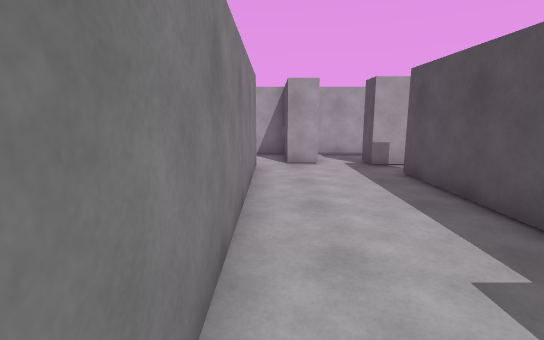
View 1 (above)

19 first-person views from a walk through a 3-D level made in the Unity game engine. The camera is 1.5 m above the floor, tilts 10° down and sees 85° across. The floor is counted in squares, 1 m on a side. Each view is taken from the middle of a square. On the plan, view 1 faces up. The plan holds only what a view shows up to about 15 squares ahead; the rest is blank. The player character is not drawn.

View 2
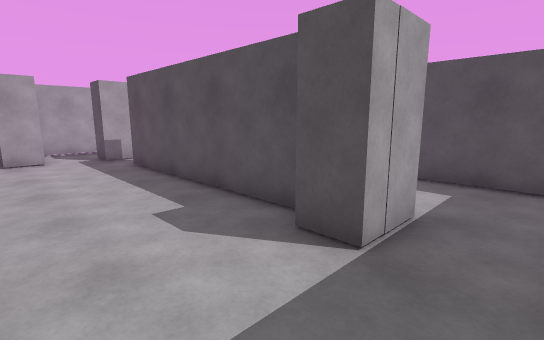

View 3
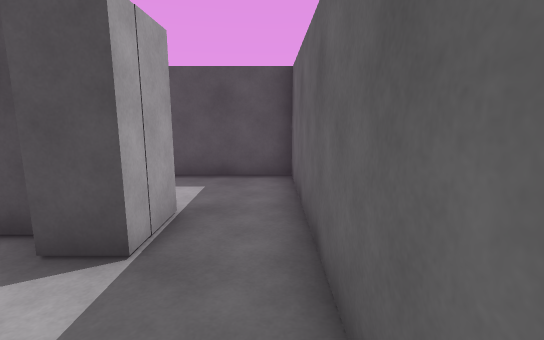

View 4
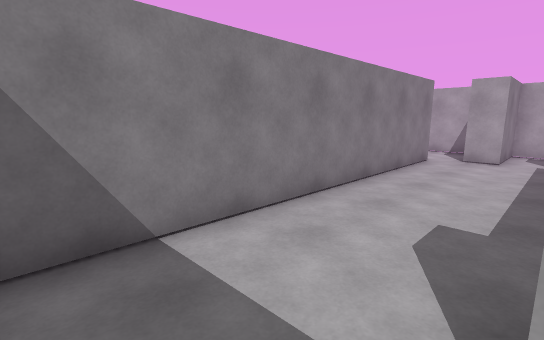

View 5
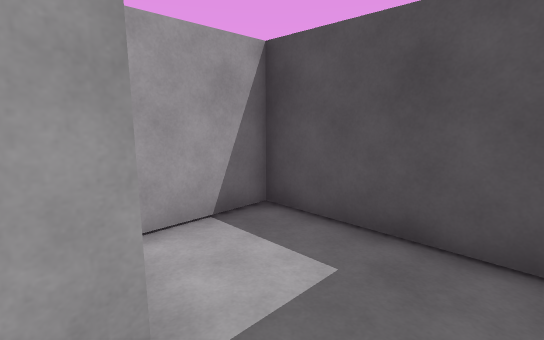

View 6
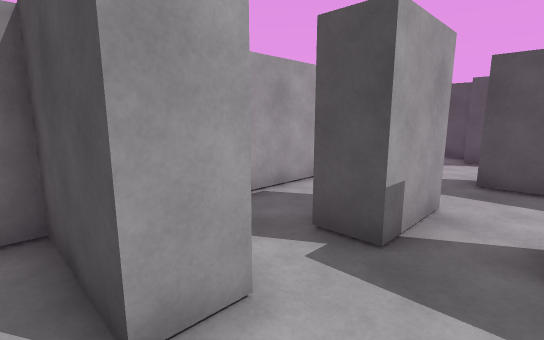

View 7
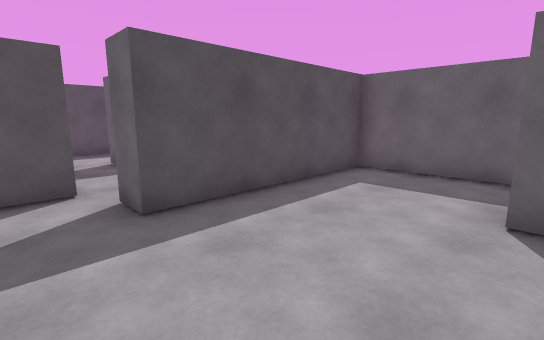

View 8
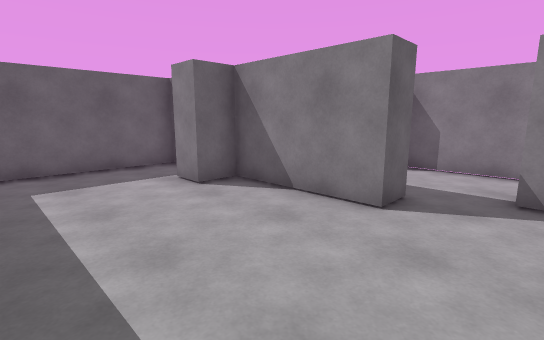

View 9
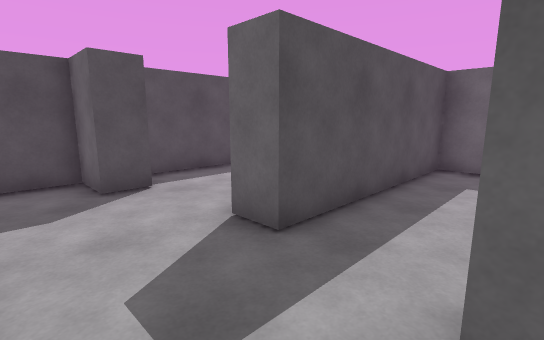

View 10
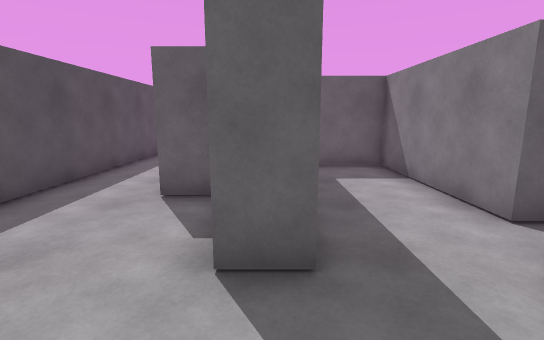

View 11
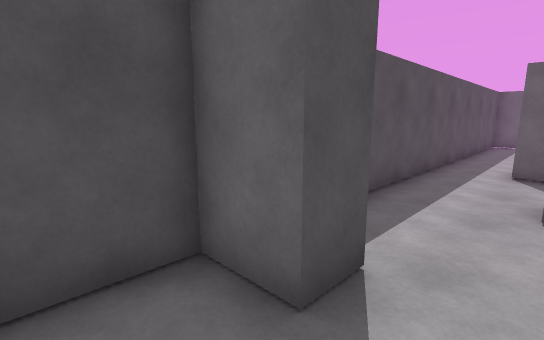

View 12
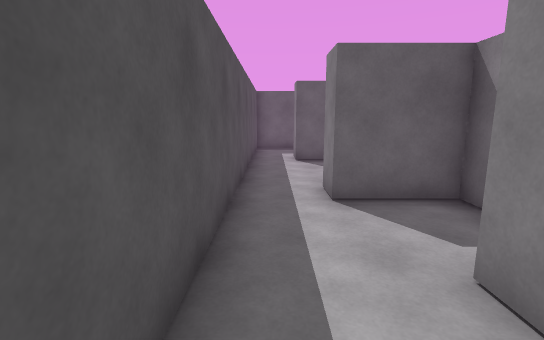

View 13
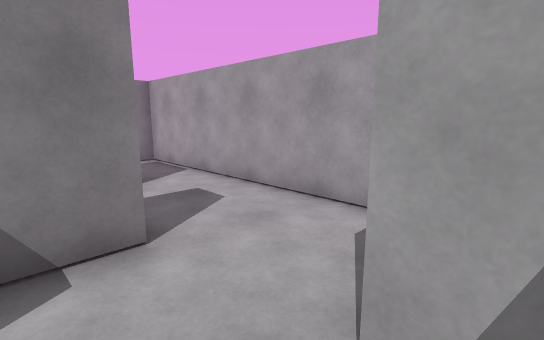

View 14
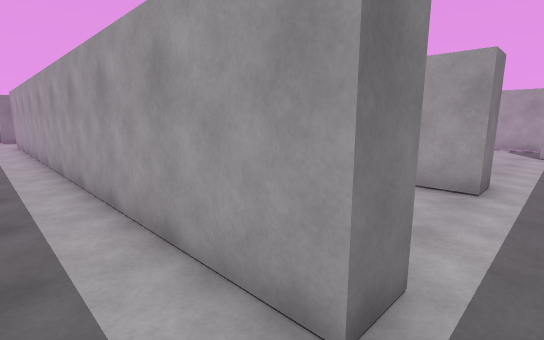

View 15
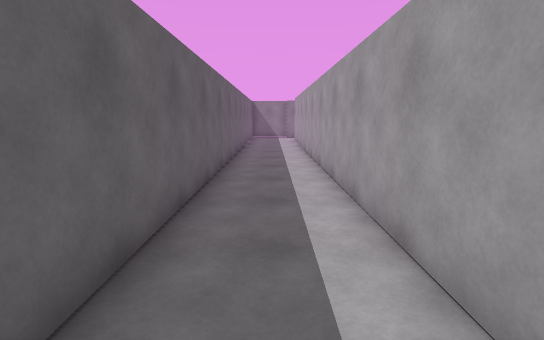

View 16
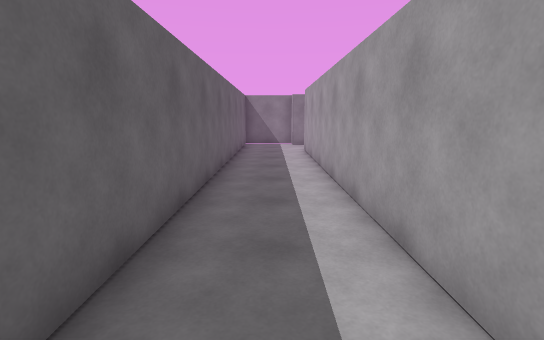

View 17
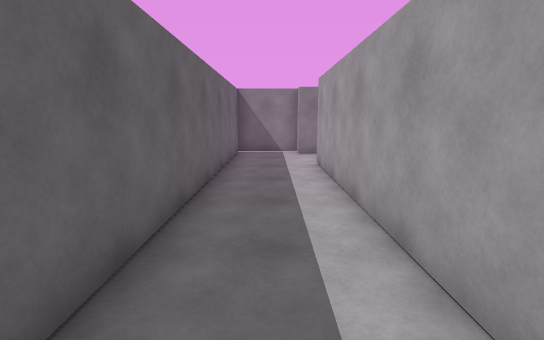

View 18
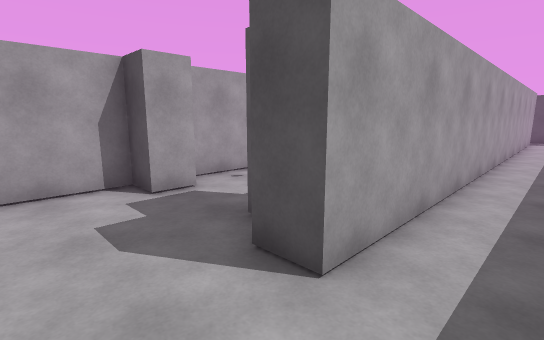

View 19
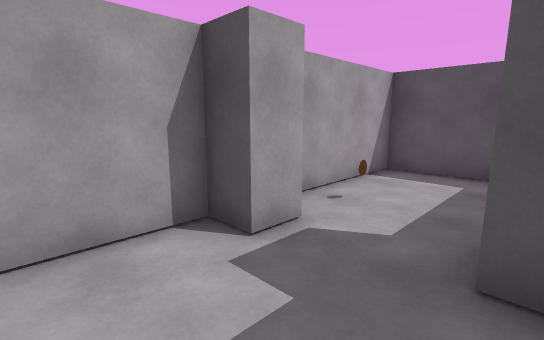

### Floor plan
Points are (right, up) in squares from view 1. A wall is a line through its corners. A room is listed if a view was taken in it or the views show most of it. See-through windows are left out.
Room 1 (views 1, 2, 3, 4, 5, 6)
walls: (3.6, 1) (3.6, 8); (4.6, -0.5) (3, -0.5) (3, 0.6); (0.4, -2.5) (4.6, -2.5); (1.5, 9.7) (0.5, 9.7); (-0.5, 9.3) (-0.5, -2)
ways out: opening at (0, 9) to room 2; opening at (2.5, 10) to room 3; opening at (4, 8.5) to room 4; opening at (3.5, -1.5) to room 8
Room 2 (views 7, 8)
walls: (-7.8, 9.9) (-6.6, 9.9) (-6.6, 6.1) (-5.5, 6.1) (-5.5, 5); (0.5, 9.7) (0.5, 12.5) (-1.5, 12.5); (-8.3, 11.9) (-8.3, 11.4); (-6.8, 2.7) (-1.5, 2.7) (-1.5, 9.3) (-0.5, 9.3)
ways out: opening at (0, 9) to room 1; opening at (-8, 11)
Room 3 (view 9)
walls: (3.2, 9.4) (3.2, 10.5); (4.9, 10.4) (5.4, 10.4); (5.5, 12.5) (1.5, 12.5) (1.5, 9.7)
ways out: opening at (2.5, 10) to room 1; opening at (4.5, 11.5) to room 4
Room 4 (views 10, 11, 12, 13)
walls: (9.1, 6.5) (10.1, 6.5) (10.1, 5.4); (12.1, 9.4) (11.3, 9.4) (11.3, 10.4) (12.7, 10.4) (12.7, 12.1); (5.4, 9.4) (3.2, 9.4); (11.2, 12.5) (5.5, 12.5); (4, 7.9) (4.6, 7.9) (4.6, 2.7) (7.6, 2.7) (7.6, 9.3) (8.6, 9.3) (8.6, 8); (12.7, 5.4) (12.7, 8.9)
ways out: opening at (4, 8.5) to room 1; opening at (4.5, 11.5) to room 3; opening at (11.5, 6) to room 9
Room 5 (views 14, 15, 16, 17, 18, 19)
walls: (-7.1, -2.1) (-7.1, -1.5); (-6.6, 0.7) (-7.6, 0.7) (-7.6, 1.7) (-10, 1.7); (-10.5, -3) (-10.5, -3.9); (-11.2, -3.8) (-11.2, -6.5) (12.7, -6.5) (12.7, -3.5); (11.2, -3.5) (-7.8, -3.5) (-7.8, -2.5)
ways out: opening at (-6, -0.5) to room 6; opening at (12, -3) to room 7
Room 6 (no view inside)
walls: (-1.5, -0.9) (-1.5, 1.7) (-6.1, 1.7)
ways out: opening at (-6, -0.5) to room 5
objects: other object (-5, 1)
Room 7 (no view inside)
walls: (10.1, -2.5) (11.2, -2.5) (11.2, -3.5); (10.9, 1.7) (9.6, 1.7); (12.7, -3.5) (12.7, 1.4)
ways out: opening at (12, -3) to room 5; opening at (12, 2.5) to room 9
Room 8 (no view inside)
walls: (4.6, -2.5) (7.6, -2.5) (7.6, 1.7) (5.2, 1.7)
ways out: opening at (3.5, -1.5) to room 1
Room 9 (no view inside)
walls: (8.6, 2.7) (10.9, 2.7) (10.9, 1.7); (12.7, 1.4) (12.7, 5.4)
ways out: opening at (11.5, 6) to room 4; opening at (12, 2.5) to room 7

Positions as (right, up) in squares from view 1, and headings:
1: (0, 0), facing up
2: (0, -2), facing up-right
3: (0, -2), facing right
4: (3, -2), facing up-left
5: (4, -2), facing up-right
6: (0, 8), facing up-right
7: (-6, 11), facing down-right
8: (-2, 12), facing down-left
9: (5, 12), facing down-right
10: (8, 12), facing down
11: (10, 12), facing down-right
12: (12, 8), facing down
13: (12, 8), facing up-left
14: (12, -5), facing up-left
15: (12, -5), facing left
16: (6, -5), facing left
17: (2, -5), facing left
18: (-10, -5), facing up-right
19: (-10, -2), facing up-right
